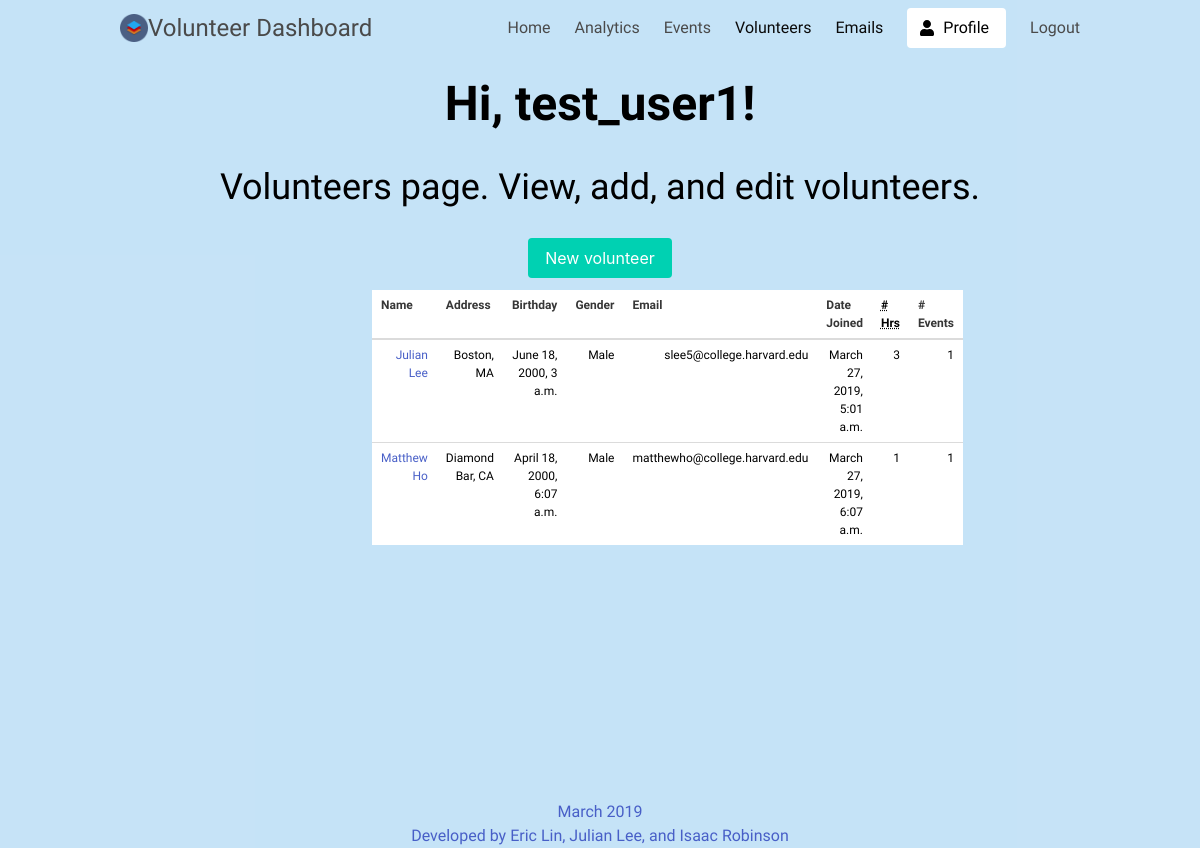
/volunteers/volunteers/ (signed in), run on the app's committed database.
### users/models.py (models this page shows, shortened)
class CustomUser(AbstractUser):
    first_name = models.CharField(max_length=30)
    last_name = models.CharField(max_length=30)
    REQUIRED_FIELDS = ['first_name', 'last_name', 'email']

### volunteers/models.py (models this page shows, shortened)
class Volunteer(models.Model):		# To store events
 	name = models.CharField(max_length=256)
 	address = models.CharField(max_length=256)
 	birthday = models.DateTimeField(default=timezone.now)	# default is today
 	gender = models.CharField(max_length=16)
 	email = models.EmailField()
 	date_joined = models.DateTimeField(default=timezone.now)  # keeps track of when they joined
 	num_hours = models.IntegerField(default=0)
 	num_events = models.IntegerField(default=0)

### volunteers/views.py (the view)
# urls.py: path('volunteers/', views.index, name='volunteers'),		# path for volunteer view
def index(request):
	if request.method == "GET":
		volunteers = Volunteer.objects.values()
		context = {
			'volunteers': volunteers,
		}
		return render(request, 'volunteers.html', context)
	elif request.method == "POST":
		print("POST request volunteer")

### templates/volunteers.html (shortened to what this page needs)
{% extends 'base.html' %}
{% block content %}
  {% if user.is_authenticated %}
    <section class="hero">
      <div class="hero-body">
            <h1>
              Hi, {{ user.username }}!
            </h1>
            <h2>
              Volunteers page. View, add, and edit volunteers.
            </h2>
        <div class="container has-text-centered">
            <a href="{% url 'add_volunteer' %}">
              <br>
              <button class="button is-primary">
                New volunteer
              </button>
            </a>
        </div>
        <div class="container has-text-centered">
          <div class="column is-6 is-offset-3">
            <table class="table">
              <thead>
                <tr>
                  <th> Name </th>
                  <th> Address </th>
                  <th> Birthday </th>
                  <th> Gender </th>
                  <th> Email </th>
                  <th> Date Joined </th>
                  <th> <abbr title="Total hours volunteered"> # Hrs </abbr> </th>
                  <th> <abbr title="Number of events attended"> </abbr> # Events </th>
                </tr>
              </thead>
              <tbody>
                {% for volunteer in volunteers %}
                  <tr>
                    <td><a href="{% url 'edit_volunteer' %}?id={{volunteer.id}}"> {{volunteer.name}} </a></td>
                    <td> {{volunteer.address}} </td>
                    <td> {{volunteer.birthday}} </td>
                    <td> {{volunteer.gender}} </td>
                    <td> {{volunteer.email}} </td>
                    <td> {{volunteer.date_joined}} </td>
                    <td> {{volunteer.num_hours}} </td>
                    <td> {{volunteer.num_events}} </td>
                  </tr>
                {% endfor %}
              </tbody>
            </table>
          </div>
        </div>
      </div>
      <div class="hero-foot is-light has-text-centered">
        <a>
          March 2019 <br>
          Developed by Eric Lin, Julian Lee, and Isaac Robinson
        </a>
      </div>
    </section>
	{% endif %}
{% endblock %}

### static/css/styles.css (style rules this page uses)
table { border-collapse: collapse; border: 0px; font-family: Verdana; color: #5c5558; font-size: 12px; text-align: right; }
td { padding-left: 10px; }
.hero-body { height: 100vh; width: 100vw; }

### templates/base.html (style rules this page uses)
* { font-family: 'Didact Gothic', sans-serif; color: black; }
body { height: 100%; margin : 0; }

### templates/volunteers.html (style rules this page uses)
.hero-body { text-align: center; }
* { font-family: 'Didact Gothic', sans-serif; color: black; }
h1 { margin: 10px; padding: 10px; font-size: 48px; text-align: center; font-weight: 900; }
h2 { text-align: center; font-size: 36px; font-weight: 400; }

### data on the page
CustomUser: username "test_user1"
Volunteer: name "Julian Lee", address "Boston, MA", birthday "June 18, 2000, 3 a.m.", gender "Male", email "slee5@college.harvard.edu", date_joined "March 27, 2019, 5:01 a.m.", num_hours "3", num_events "1"
Volunteer: name "Matthew Ho", address "Diamond Bar, CA", birthday "April 18, 2000, 6:07 a.m.", gender "Male", email "matthewho@college.harvard.edu", date_joined "March 27, 2019, 6:07 a.m.", num_hours "1", num_events "1"
